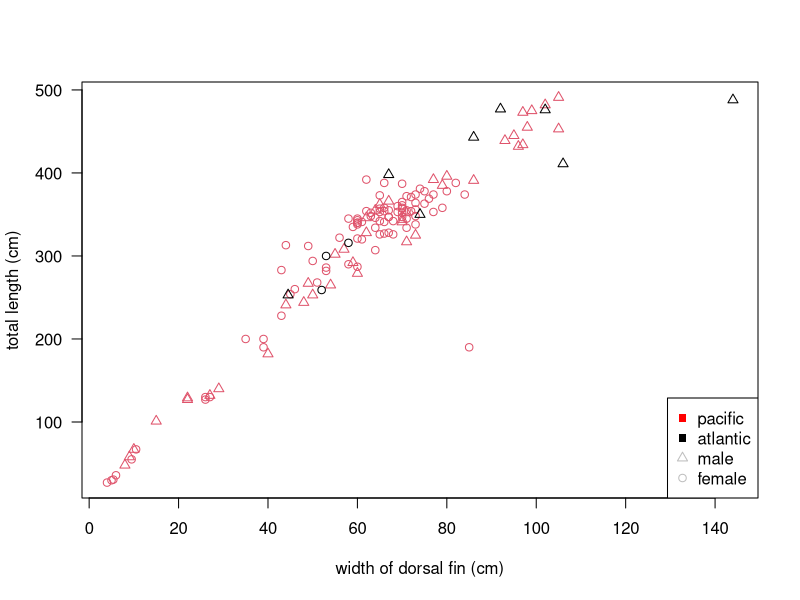
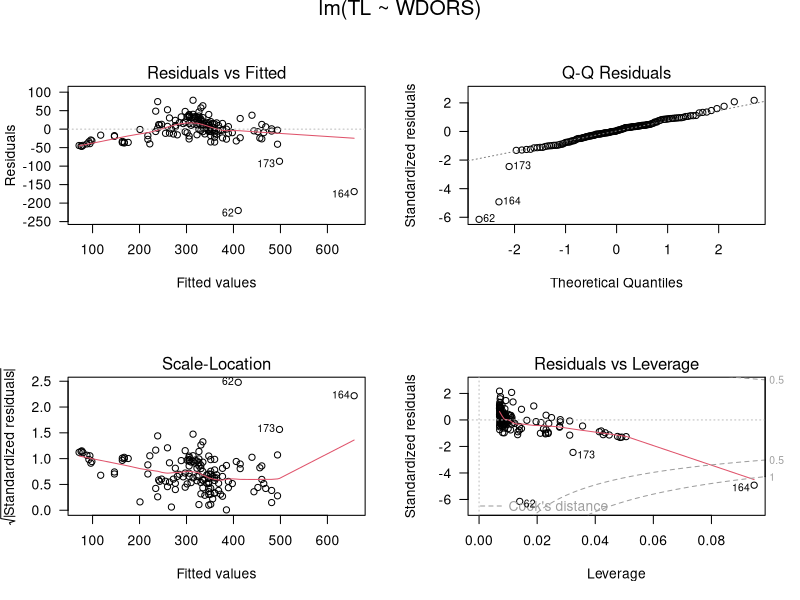
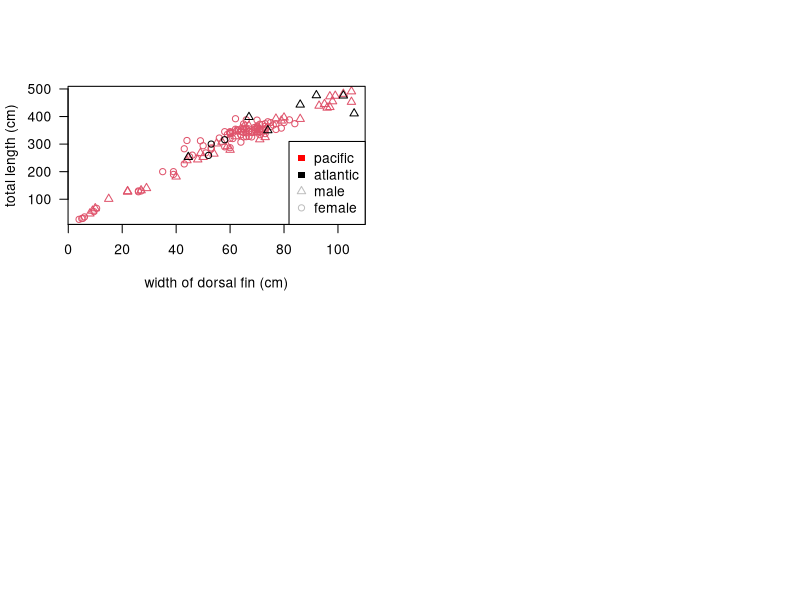

Write the R code that produced these figures, in order.
## ---- chunk 1
# load data
pac <- read.table('A00_data/globi_yonekura_1980.csv', header = TRUE, sep = ',', stringsAsFactors = FALSE)
atl1 <- read.table('A00_data/gma_strandings_VT.csv', header = TRUE, sep = ',', stringsAsFactors = FALSE)
atl2 <- read.table('A00_data/gma_nmnh_strandings.csv', header = TRUE, sep = ',', stringsAsFactors = FALSE)


# add an ocean
pac$ocean <- 'pacific'
atl1$ocean <- 'atlantic'
atl2$ocean <- 'atlantic'

# combine dfs
desecols <- c('sex', 'TL', 'WDORS', 'ocean')
dat <- rbind(pac[, desecols], atl1[, desecols], atl2[, desecols])
## ---- chunk 2
# plot
plot(dat$WDORS, dat$TL,
  col = as.numeric(as.factor(dat$ocean)),
  pch = as.numeric(as.factor(dat$sex)),
  las = 1, xlab = 'width of dorsal fin (cm)', ylab = 'total length (cm)'
)
legend('bottomright', legend = c('pacific', 'atlantic', 'male', 'female'), col = c('red', 'black', 'grey', 'grey'), pch = c(15, 15, 2, 1))
## ---- chunk 3
# create a linear model
mod <- lm(TL ~ WDORS, data=dat)
summary(mod)

par(mfrow = c(2,2), oma = c(0, 0, 1.1, 0))
plot(mod, las = 1)

# 164 and 62 are problematic to the model
dat <- dat[c(-62, -164), ]
## ---- chunk 4
# plot
plot(dat$WDORS, dat$TL,
  col = as.numeric(as.factor(dat$ocean)),
  pch = as.numeric(as.factor(dat$sex)),
  las = 1, xlab = 'width of dorsal fin (cm)', ylab = 'total length (cm)'
)
legend('bottomright', legend = c('pacific', 'atlantic', 'male', 'female'), col = c('red', 'black', 'grey', 'grey'), pch = c(15, 15, 2, 1))
## ---- chunk 5

mod <- lm(TL ~ WDORS, data=dat)
summary(mod)

